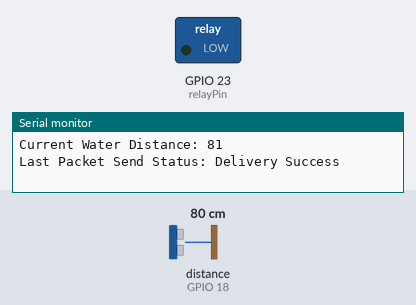
A sketch run on a simulated ESP32. On the bench: switched loads named in the sketch (green lamp = pin HIGH), the last lines printed to the serial monitor. The inputs (shaded band) are chosen by the test bench; at power-on: distance to the obstacle (sensor on GPIO 18) 80 cm. The echo pulse lasts 58.3 µs per cm; WiFi joins after 1.5 s; servers stay silent unless stated.

Above: at 3.0 s.
3.1 s: distance to the obstacle (sensor on GPIO 18) set to 21 cm
5.0 s: distance to the obstacle (sensor on GPIO 18) set to 17 cm
At 6.8 s:
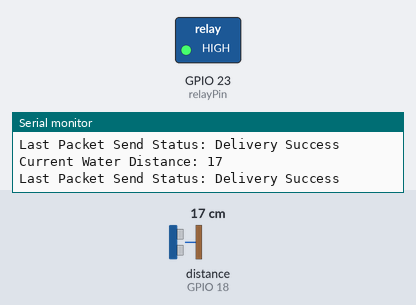
7.3 s: distance to the obstacle (sensor on GPIO 18) set to 35 cm
At 8.4 s:
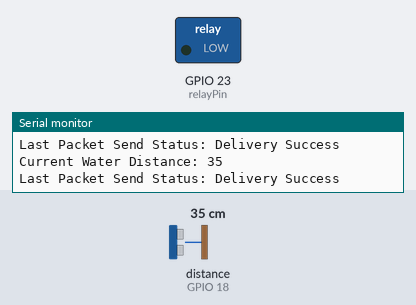
9.3 s: distance to the obstacle (sensor on GPIO 18) set to 2 cm
At 11.1 s:
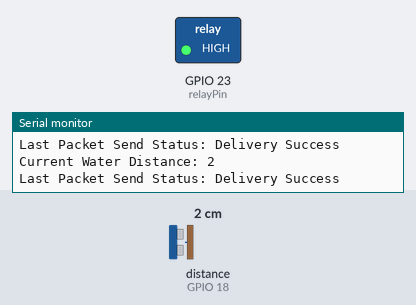
Timing chart, 0 to 12.3 s (numbered marks = the images above; inputs shaded):
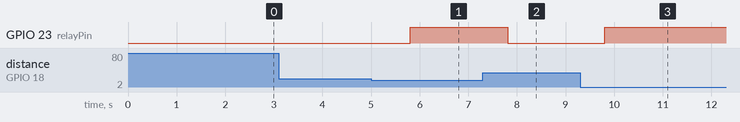

The sketch:

Sender_ESP32.ino
```cpp
/*
  Transmitter Station: ESP32 (Master)
  Function: Measures water level, sends local alerts via ESP-NOW, and updates Blynk Cloud.
*/

#define BLYNK_TEMPLATE_ID "Your_Template_ID"
#define BLYNK_TEMPLATE_NAME "waterlog"

#include <WiFi.h>
#include <esp_now.h>
#include <BlynkSimpleEsp32.h>
#include <NewPing.h>

// Credentials
char auth[] = "Your_Blynk_Auth_Token";
char ssid[] = "Your_SSID";
char pass[] = "Your_PASSWORD";

// Hardware Pins
const int trigPin = 5;
const int echoPin = 18;
const int relayPin = 23;
#define MAX_DISTANCE 400

// ESP-NOW Configuration
typedef struct struct_message {
  int waterLevel;
} struct_message;

struct_message dataToSend;
uint8_t receiverMAC[] = {0x24, 0x6F, 0x28, 0xAA, 0xBB, 0xCC}; // Replace with actual Receiver MAC

NewPing sonar(trigPin, echoPin, MAX_DISTANCE);
BlynkTimer timer;

// Callback when data is sent
void OnDataSent(const uint8_t *mac_addr, esp_now_send_status_t status) {
  Serial.print("\r\nLast Packet Send Status: ");
  Serial.println(status == ESP_NOW_SEND_SUCCESS ? "Delivery Success" : "Delivery Fail");
}

void measureAndSend() {
  // 1. Measure Distance
  int distance = sonar.ping_cm();
  dataToSend.waterLevel = distance;
  Serial.print("Current Water Distance: ");
  Serial.println(distance);

  // 2. Update Blynk Cloud
  Blynk.virtualWrite(V0, distance);

  // 3. Send via ESP-NOW to Local Receivers
  esp_now_send(receiverMAC, (uint8_t *) &dataToSend, sizeof(dataToSend));

  // 4. Local Relay Control
  if (distance > 0 && distance < 20) { // Danger threshold
    digitalWrite(relayPin, HIGH);
    Blynk.virtualWrite(V1, 1);
  } else {
    digitalWrite(relayPin, LOW);
    Blynk.virtualWrite(V1, 0);
  }
}

void setup() {
  Serial.begin(115200);
  pinMode(relayPin, OUTPUT);
  digitalWrite(relayPin, LOW);

  // Initialize WiFi and Blynk
  WiFi.mode(WIFI_STA);
  Blynk.begin(auth, ssid, pass);

  // Initialize ESP-NOW
  if (esp_now_init() != ESP_OK) {
    Serial.println("Error initializing ESP-NOW");
    return;
  }
  esp_now_register_send_cb(OnDataSent);

  esp_now_peer_info_t peerInfo = {};
  memcpy(peerInfo.peer_addr, receiverMAC, 6);
  peerInfo.channel = 0;
  peerInfo.encrypt = false;

  if (esp_now_add_peer(&peerInfo) != ESP_OK) {
    Serial.println("Failed to add peer");
    return;
  }

  timer.setInterval(1000L, measureAndSend); // Run every 1 second
}

void loop() {
  Blynk.run();
  timer.run();
}
```

Measured:
- the behaviour switches between 20 and 19 cm on distance to the obstacle (sensor on GPIO 18) (found by bisection; images 0 and 1)
- after the input at 5.0 s, GPIO 23 (relayPin): LOW → HIGH after 0.81 s
- after the input at 7.3 s, GPIO 23 (relayPin): HIGH → LOW after 0.51 s
- after the input at 9.3 s, GPIO 23 (relayPin): LOW → HIGH after 0.51 s
